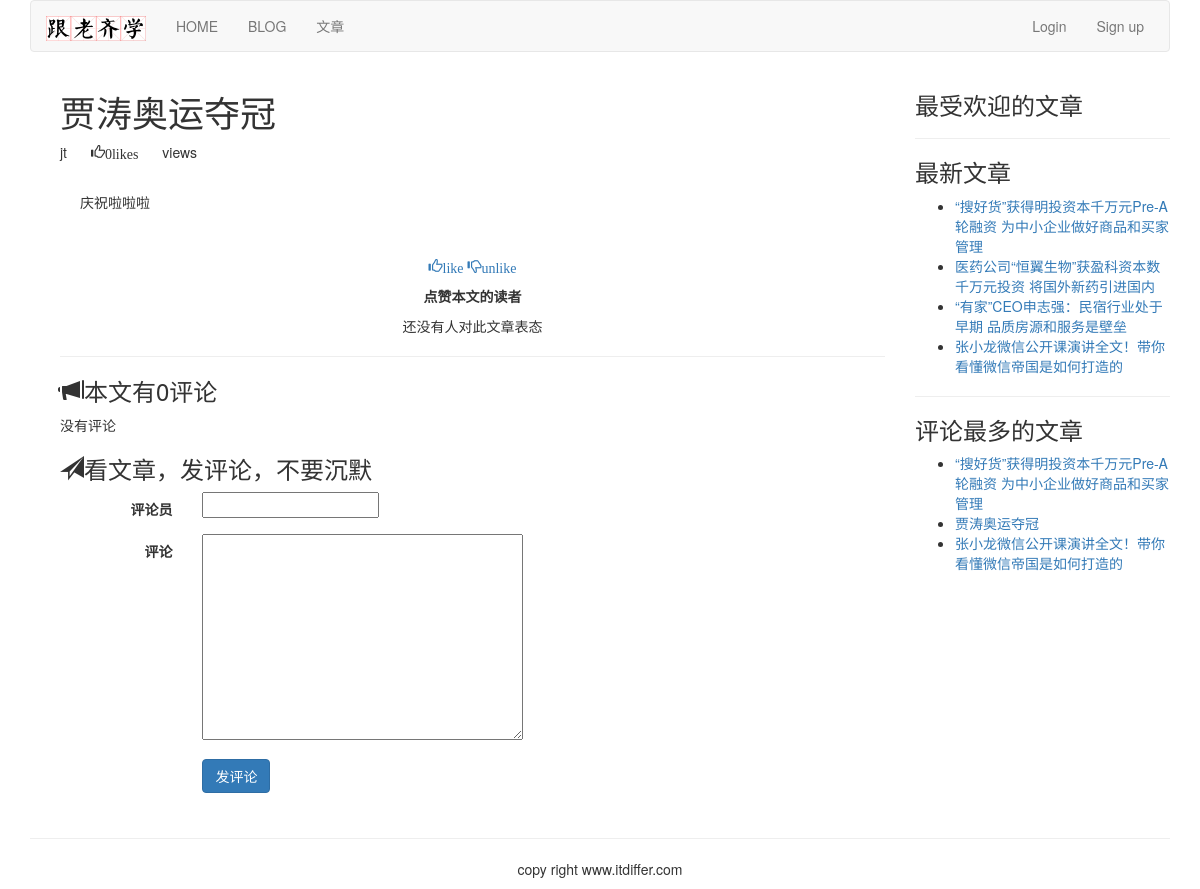
The page /article/list-article-detail/1/Jia-Tao-Ao-Yun-Duo-Guan on the database its author committed.
### article/models.py (models this page shows, shortened)
class ArticlePost(models.Model):
    author = models.ForeignKey(User, related_name="article", on_delete=models.CASCADE)
    title = models.CharField(max_length=200)
    slug = models.SlugField(max_length=500)
    column = models.ForeignKey(ArticleColumn, related_name="article_column", on_delete=models.CASCADE)
    body = models.TextField()
    created = models.DateTimeField(default=timezone.now())
    updated = models.DateTimeField(auto_now=True)
    users_like = models.ManyToManyField(User, related_name="articles_like", blank=True)
    article_tag = models.ManyToManyField(ArticleTag, related_name='article_tag', blank=True)
    class Meta:
        ordering = ("title",)
        index_together = (('id', 'slug'),)
    def get_url_path(self):
        return reverse("article:list_article_detail", args=[self.id, self.slug])

### article/list_views.py (the view)
# urls.py: url(r'^article-detail/(?P<id>\d+)/(?P<slug>[-\w]+)/$', views.article_detail, name='article_detail'),
def article_detail(request, id, slug):
    article = get_object_or_404(ArticlePost, id=id, slug=slug)
    total_views = r.incr("article:{}:views".format(article.id))
    r.zincrby('article_ranking', article.id, 1)
    article_ranking = r.zrange('article_ranking', 0, -1, desc=True)[:10]
    article_ranking_ids = [int(id) for id in article_ranking]
    most_viewed = list(ArticlePost.objects.filter(id__in=article_ranking_ids))
    most_viewed.sort(key=lambda x: article_ranking_ids.index(x.id))
    if request.method == "POST":
        comment_form = CommentForm(data=request.POST)
        if comment_form.is_valid():
            new_comment = comment_form.save(commit=False)
            new_comment.article = article
            new_comment.save()
    else:
        comment_form = CommentForm()
    return render(request, "article/list/article_detail.html",
                  {"article": article, "total_views": total_views, "most_viewed": most_viewed,
                   "comment_form": comment_form})

### article/forms.py
class CommentForm(forms.ModelForm):
    class Meta:
        model = Comment
        fields = ("commentator", "body",)

### article/templatetags/article_tags.py (called while the page is built)
@register.inclusion_tag('article/list/latest_articles.html')
def latest_articles(n=5):
    latest_articles = ArticlePost.objects.order_by("-created")[:n]
    return {"latest_articles": latest_articles}

@register.simple_tag
def most_commented_articles(n=3):
    return ArticlePost.objects.annotate(total_comments=Count('comments')).order_by("-total_comments")[:n]

### templates/article/list/article_detail.html (shortened to what this page needs)
{% extends "base.html" %}
{% load article_tags %}
{% load staticfiles %}
{% block content %}
{% with total_likes=article.users_like.count users_like=article.users_like.all %}
<div class="container">
    <div class="col-md-9">
        <header>
            <h1>{{ article.title }}</h1>
            <p>
                {{ article.author.username }}
                <span style="margin-left:20px" class="glyphicon glyphicon-thumbs-up">{{total_likes}}like{{total_likes|pluralize}}</span>
                <span style="margin-left:20px">{{total_views}}view{{total_views|pluralize}}</span>
            </p>
        </header>
        <link rel="stylesheet" href="{% static 'editor/css/editormd.preview.css' %}"/>
        <div id="editormd-view">
        </div>
        <div>
            <p class="text-center">
                <a onclick="like_article({{article.id}}, 'like')" href="#">
                    <span class="glyphicon glyphicon-thumbs-up">like</span></a>
                <a onclick="like_article({{article.id}}, 'unlike')" href="#">
                    <span class="glyphicon glyphicon-thumbs-down">unlike</span></a>
            </p>
        </div>
        <div>
            <p class="text-center"><strong>点赞本文的读者</strong></p>
            {% for user in article.users_like.all %}
            <p class="text-center">{{user.username}}</p>
            {% empty %}
            <p class="text-center">还没有人对此文章表态</p>
            {% endfor %}
        </div>
        <hr>
        <div>
            <h3><span class="glyphicon glyphicon-bullhorn"></span>本文有{{article.comments.count}}评论</h3>
            {% for comment in article.comments.all %}
            <div>
                <p><strong>{{comment.commentator}}</strong>说：</p>
                <p style="margin-left:40px">{{comment.body}}</p>
            </div>
            {% empty %}
            <p>没有评论</p>
            {% endfor %}
            <h3><span class="glyphicon glyphicon-send"></span>看文章，发评论，不要沉默</h3>
            <form action="{{list_article_detail}}" method="post" class="form-horizontal" role="form">
                <div class="form-group">
                    <label for="inputEmail3" class="col-sm-2 control-label">评论员</label>
                    <div class="col-sm-10">{{comment_form.commentator}}</div>
                </div>
                <div class="form-group">
                    <label for="inputEmail3" class="col-sm-2 control-label">评论</label>
                    <div class="col-sm-10">{{comment_form.body}}</div>
                </div>
                <div class="form-group">
                    <div class="col-sm-offset-2 col-sm-10">
                        <p><input type="submit" name="" value="发评论" class="btn btn-primary"></p>
                    </div>
                </div>
            </form>
        </div>
    </div>
    <div class="col-md-3">
        <p class="text-center">
        <h3>最受欢迎的文章</h3></p>
        <hr>
        <p class="text-center">
        <h3>最新文章</h3></p>
        {% latest_articles 4 %}
        <hr>
        <p class="text-center">
        <h3>评论最多的文章</h3></p>
        {% most_commented_articles as most_comments %}
        <ul>
            {% for comment_article in most_comments %}
            <li>
                <a href="{{comment_article.get_url_path}}">{{comment_article.title}}</a>
            </li>
            {% endfor %}
        </ul>
    </div>
</div>
{% endwith %}
{% endblock %}

### templates/article/list/latest_articles.html
<ul>
    {% for article in latest_articles %}
    <li><a href="{{article.get_url_path}}">{{article.title}}</a></li>
    {% endfor %}
</ul>

### static/editor/css/editormd.preview.css (style rules this page uses)
.markdown-body { -ms-text-size-adjust: 100%; -webkit-text-size-adjust: 100%; color: #333; overflow: hidden; font-family: "Microsoft YaHei", Helvetica, "Meiryo UI", "Malgun Gothic", "Segoe UI", "Trebuchet MS", "Monaco", monospace, Tahoma, STXihei, "华文细黑", STHeiti, "Helvetica Neue", "Droid Sans", "wenquanyi micro hei", FreeSans, Arimo, Arial, SimSun, "宋体", Heiti, "黑体", sans-serif; font-size: 16px; line-height: 1.6; word-wrap: break-word; }
.editormd-preview-container, .editormd-html-preview { text-align: left; font-size: 14px; line-height: 1.6; padding: 20px; overflow: auto; width: 100%; background-color: #fff; }

### rows shown on the page
ArticlePost: title "贾涛奥运夺冠", author.username "jt", comments.count "0"
ArticlePost: title "“搜好货”获得明投资本千万元Pre-A轮融资 为中小企业做好商品和买家管理"
ArticlePost: title "医药公司“恒翼生物”获盈科资本数千万元投资 将国外新药引进国内"
ArticlePost: title "“有家”CEO申志强：民宿行业处于早期 品质房源和服务是壁垒"
ArticlePost: title "张小龙微信公开课演讲全文！带你看懂微信帝国是如何打造的"

### other values the page prints
{{ total_likes }} "0"
